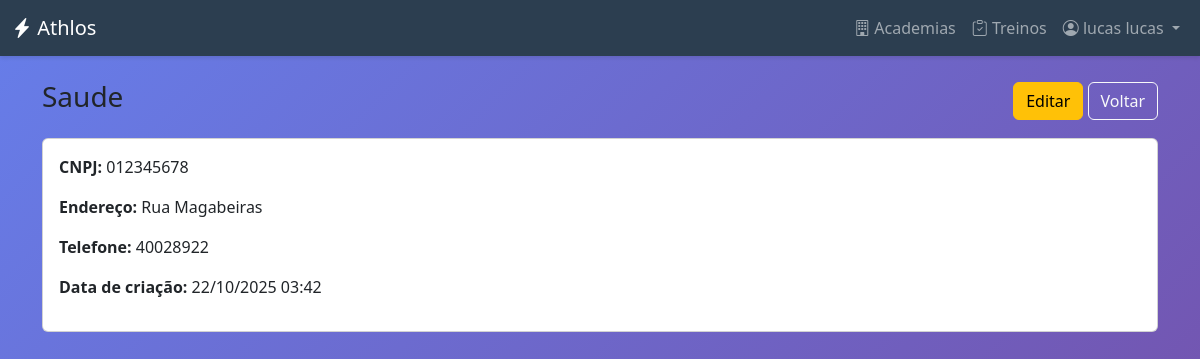
The app's page /academias/1/ (signed in) with its own data.
### usuarios/models.py (models this page shows, shortened)
class CustomUser(AbstractUser):
    class TipoUsuario(models.TextChoices):
        ADMIN_SISTEMA = "ADMIN_SISTEMA", "Admin do Sistema"
        ADMIN_ACADEMIA = "ADMIN", "Admin da Academia"
        PERSONAL_TRAINER = "PERSONAL", "Personal Trainer"
        ALUNO = "ALUNO", "Aluno"
    email = models.EmailField(unique=True, verbose_name="Endereço de e-mail")
    user_type = models.CharField(
        max_length=20,
        choices=TipoUsuario.choices,
        default=TipoUsuario.ALUNO,
        verbose_name="Tipo de Usuário",
    )
    academia = models.ForeignKey(
        "academias.Academia",
        on_delete=models.SET_NULL,
        null=True,
        blank=True,
        verbose_name="Academia",
    )
    groups = models.ManyToManyField(
        Group,
        verbose_name="groups",
        blank=True,
        help_text=(
            "The groups this user belongs to. A user will get all permissions "
            "granted to each of their groups."
        ),
        related_name="customuser_groups",
        related_query_name="user",
    )
    user_permissions = models.ManyToManyField(
        Permission,
        verbose_name="user permissions",
        blank=True,
        help_text="Specific permissions for this user.",
        related_name="customuser_permissions",
        related_query_name="user",
    )
    USERNAME_FIELD = "email"
    REQUIRED_FIELDS = ["username", "first_name", "last_name"]

### academias/models.py (models this page shows, shortened)
class Academia(models.Model):
    nome_fantasia = models.CharField(max_length=100, verbose_name="Nome Fantasia")
    cnpj = models.CharField(max_length=18, unique=True, verbose_name="CNPJ")
    endereco = models.CharField(max_length=255, verbose_name="Endereço")
    telefone = models.CharField(max_length=15, verbose_name="Telefone")
    data_criacao = models.DateTimeField(
        auto_now_add=True, verbose_name="Data de Criação"
    )
    class Meta:
        verbose_name = "Academia"
        verbose_name_plural = "Academias"

### core/views.py (the view)
# urls.py: path("academias/<int:pk>/", views.academia_detail, name="academia_detail"),
@login_required
def academia_detail(request, pk):
    if request.user.user_type not in ["ADMIN", "ADMIN_SISTEMA", "PERSONAL"]:
        messages.error(request, "Acesso negado.")
        return redirect("dashboard")
    academia = get_object_or_404(Academia, pk=pk)
    return render(
        request, "core/academias/academia_detail.html", {"academia": academia}
    )

### core/templates/core/academias/academia_detail.html (shortened to what this page needs)
{% extends 'core/base.html' %}
{% block content %}
<div class="container py-4">
    <div class="d-flex justify-content-between align-items-center mb-3">
        <h3>{{ academia.nome_fantasia }}</h3>
        <div>
            <a href="{% url 'academia_edit' academia.pk %}" class="btn btn-warning">Editar</a>
            <button onclick="history.back()" class="btn btn-outline-light">Voltar</button>
        </div>
    </div>
    <div class="card card-body">
        <p><strong>CNPJ:</strong> {{ academia.cnpj }}</p>
        <p><strong>Endereço:</strong> {{ academia.endereco }}</p>
        <p><strong>Telefone:</strong> {{ academia.telefone }}</p>
        <p><strong>Data de criação:</strong> {{ academia.data_criacao|date:"d/m/Y H:i" }}</p>
    </div>
</div>
{% endblock %}

### core/templates/core/base.html (shortened to what this page needs)
<!DOCTYPE html>
<html lang="pt-BR">
<head>
    <link href="https://cdn.jsdelivr.net/npm/bootstrap@5.3.0/dist/css/bootstrap.min.css" rel="stylesheet">
    <link rel="stylesheet" href="https://cdn.jsdelivr.net/npm/bootstrap-icons@1.10.0/font/bootstrap-icons.css">
</head>
<body>
    {% if user.is_authenticated %}
    <nav class="navbar navbar-expand-lg navbar-dark navbar-custom">
        <div class="container-fluid">
            <a class="navbar-brand" href="{% url 'dashboard' %}">
                <i class="bi bi-lightning-charge-fill"></i> Athlos
            </a>
            <div class="collapse navbar-collapse" id="navbarNav">
                <ul class="navbar-nav ms-auto">
                    {% if user.is_authenticated %}
                    {% if user.user_type == 'PERSONAL' %}
                    <li class="nav-item">
                        <a class="nav-link" href="{% url 'academia_list' %}">
                            <i class="bi bi-building"></i> Academias
                        </a>
                    </li>
                    <li class="nav-item">
                        <a class="nav-link" href="{% url 'aluno_list' %}">
                            <i class="bi bi-people"></i> Alunos
                        </a>
                    </li>
                    <li class="nav-item">
                        <a class="nav-link" href="{% url 'treino_list' %}">
                            <i class="bi bi-clipboard-check"></i> Treinos
                        </a>
                    </li>
                    {% elif user.user_type in 'ADMIN,ADMIN_SISTEMA' %}
                    <li class="nav-item">
                        <a class="nav-link" href="{% url 'academia_list' %}">
                            <i class="bi bi-building"></i> Academias
                        </a>
                    </li>
                    <li class="nav-item">
                        <a class="nav-link" href="{% url 'treino_list' %}">
                            <i class="bi bi-clipboard-check"></i> Treinos
                        </a>
                    </li>
                    {% endif %}
                    {% endif %}
                    <li class="nav-item dropdown">
                        <a class="nav-link dropdown-toggle" href="#" id="userDropdown" role="button"
                            data-bs-toggle="dropdown">
                            <i class="bi bi-person-circle"></i> {{ user.get_full_name }}
                        </a>
                    </li>
                </ul>
            </div>
        </div>
    </nav>
    {% endif %}
    <main>
        {% block content %}{% endblock %}
    </main>
</body>
</html>

### core/templates/core/base.html (style rules this page uses)
:root { --primary-color: #2c3e50; --secondary-color: #3498db; --success-color: #27ae60; --danger-color: #e74c3c; }
body { min-height: 100vh; background: linear-gradient(135deg, #667eea 0%, #764ba2 100%); }
.navbar-custom { background: var(--primary-color); box-shadow: 0 2px 4px rgba(0, 0, 0, .1); }

### records on screen
CustomUser: get_full_name "lucas lucas"
Academia: nome_fantasia "Saude", cnpj "012345678", endereco "Rua Magabeiras", telefone "40028922", data_criacao "22/10/2025 03:42"
